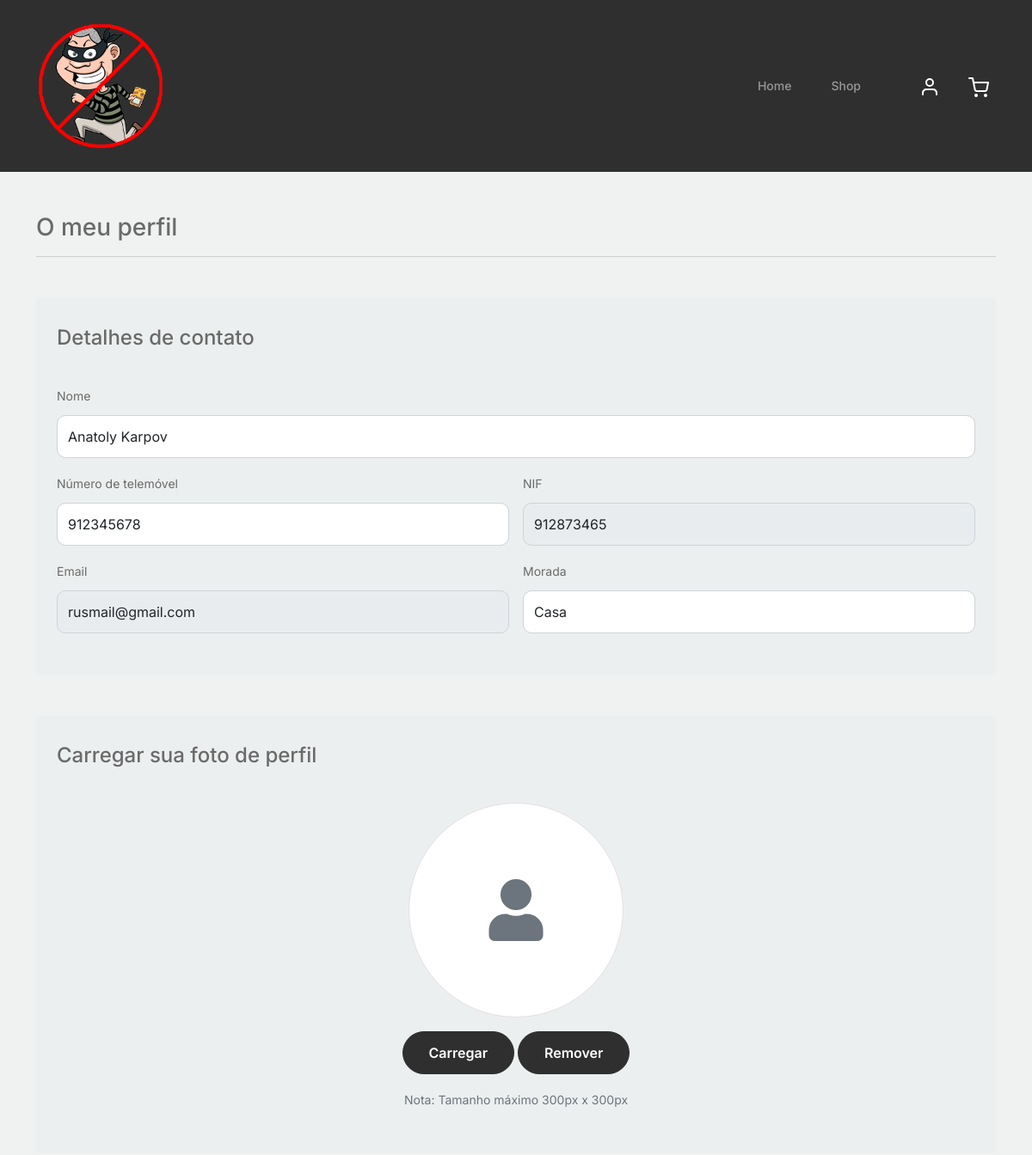
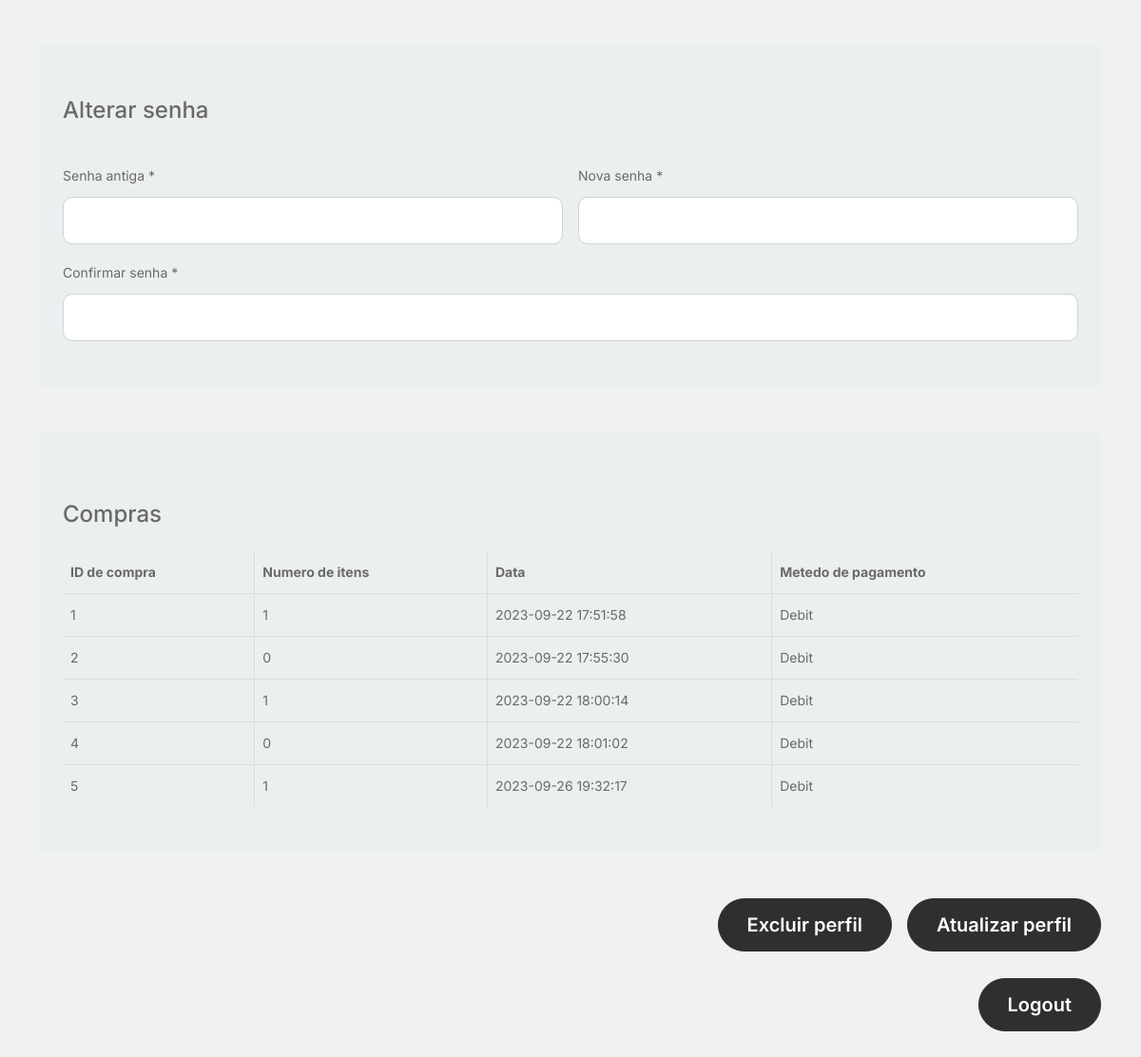
The app's page /Profile/index.php (signed in) with its own data (2 pictures, top to bottom).
### tables this page shows
CREATE TABLE `sells` (
  `S_ID` int(11) NOT NULL,
  `U_ID` int(11) NOT NULL,
  `date` datetime NOT NULL,
  `PaymentMethod` set('Debit','Credit','PayPal','Other') NOT NULL
);

### Profile/index.php (the view, shortened to what this page needs)
<!DOCTYPE html>
<?php
include '../notroubeitings/php/UsersDataHandler.php';
$user=$_SESSION['user'];
?>
<html lang="pt">
<head>
    <link rel="stylesheet" href="assets/css/style.css">
    <link rel="stylesheet" href="https://cdn.jsdelivr.net/npm/bootstrap@5.1.3/dist/css/bootstrap.min.css">
    <link rel="stylesheet" href="../notroubeitings/css/style.css">
</head>
<body>
<nav class="custom-navbar navbar navbar navbar-expand-md navbar-dark bg-dark" arial-label="Furni navigation bar">
    <div class="container">
        <a class="navbar-brand" href="../notroubeitings/index.php">
            <img src="../notroubeitings/images/logo.png" alt="Logo">
        </a>
        <div class="collapse navbar-collapse" id="navbarsFurni">
            <ul class="custom-navbar-nav navbar-nav ms-auto mb-2 mb-md-0">
                <li class="nav-item ">
                    <a class="nav-link" href="../notroubeitings/index.php">Home</a>
                </li>
                <li><a class="nav-link" href="../notroubeitings/shop.php">Shop</a></li>
            </ul>
            <ul class="custom-navbar-cta navbar-nav mb-2 mb-md-0 ms-5">
                <li><a class="nav-link" href="#"><img src="../notroubeitings/images/user.svg"></a></li>
                <li><a class="nav-link" href="../notroubeitings/cart.php"><img src="../notroubeitings/images/cart.svg"></a></li>
            </ul>
        </div>
    </div>
</nav>
<link rel="stylesheet" href="https://cdnjs.cloudflare.com/ajax/libs/font-awesome/5.13.1/css/all.min.css" />
<div class="container">
    <div class="row">
        <div class="col-12">
            <div class="my-5">
                <h3>O meu perfil</h3>
                <hr>
            </div>
            <form class="file-upload" method="post" action="../notroubeitings/php/updateprofile.php">
                <div class="row mb-5 gx-5">
                    <div class="col-xxl-8 mb-5 mb-xxl-0">
                        <div class="bg-secondary-soft px-4 py-5 rounded">
                            <div class="row g-3">
                                <h4 class="mb-4 mt-0">Detalhes de contato</h4>
                                <div class="col-md-12">
                                    <label class="form-label">Nome</label>
                                    <input name="name" type="text" class="form-control" placeholder="" aria-label="Primeiro nome" value="<?php echo $user->name;?>">
                                </div>
                                <div class="col-md-6">
                                    <label class="form-label">Número de telemóvel</label>
                                    <input name="tel" type="text" class="form-control" placeholder="" aria-label="Número de telefone" value="<?php echo $user->telephone;?>">
                                </div>
                                <div class="col-md-6">
                                    <label class="form-label">NIF</label>
                                    <input name="nif" readonly type="text" class="form-control" placeholder="" aria-label="Número de telemóvel" value="<?php echo $user->nif;?>">
                                </div>
                                <div class="col-md-6">
                                    <label for="inputEmail4" class="form-label">Email</label>
                                    <input name="email" type="email" readonly class="form-control" id="inputEmail4" value="<?php echo $user->email;?>">
                                </div>
                                <div class="col-md-6">
                                    <label class="form-label">Morada</label>
                                    <?php if($user->address=='NULL'){
                                        echo '<input name="address" type="text" class="form-control" placeholder="Não definido" aria-label="Número de telemóvel" value="">';
                                    }else
                                    {
                                        echo '<input name="address" type="text" class="form-control" placeholder="" aria-label="Número de telemóvel" value="'.$user->address.'">';
                                    }?>
                                </div>
                            </div>
                        </div>
                    </div>
                    <div class="col-xxl-4">
                        <div class="bg-secondary-soft px-4 py-5 rounded">
                            <div class="row g-3">
                                <h4 class="mb-4 mt-0">Carregar sua foto de perfil</h4>
                                <div class="text-center">
                                    <div class="square position-relative display-2 mb-3">
                                        <i class="fas fa-fw fa-user position-absolute top-50 start-50 translate-middle text-secondary"></i>
                                    </div>
                                    <label class="btn btn-success-soft btn-block" for="customFile">Carregar</label>
                                    <button type="button" class="btn btn-danger-soft">Remover</button>
                                    <p class="text-muted mt-3 mb-0"><span class="me-1">Nota:</span>Tamanho máximo 300px x 300px</p>
                                </div>
                            </div>
                        </div>
                    </div>
                </div>
                <div class="row mb-5 gx-5">
                    <div class="col-xxl-12">
                        <div class="bg-secondary-soft px-4 py-5 rounded">
                            <div class="row g-3">
                                <h4 class="my-4">Alterar senha</h4>
                                <div class="col-md-6">
                                    <label for="exampleInputPassword1" class="form-label">Senha antiga *</label>
                                    <input type="password" class="form-control" id="exampleInputPassword1">
                                </div>
                                <div class="col-md-6">
                                    <label for="exampleInputPassword2" class="form-label">Nova senha *</label>
                                    <input type="password" class="form-control" id="exampleInputPassword2">
                                </div>
                                <div class="col-md-12">
                                    <label for="exampleInputPassword3" class="form-label">Confirmar senha *</label>
                                    <input type="password" class="form-control" id="exampleInputPassword3">
                                </div>
                            </div>
                        </div>
                    </div>
                </div>
                <div class="row mb-5 gx-5">
                    <div class="col-xxl-12">
                        <div class="bg-secondary-soft px-4 py-5 rounded">
                            <h4 class="my-4">Compras</h4>
                        <?php
                        $userID = $_SESSION['user']->id;
                        $query = "SELECT s.S_ID, COUNT(i.I_ID) AS TotalItems, s.date, s.PaymentMethod
          FROM sells s
          LEFT JOIN itemsells i ON s.S_ID = i.S_ID
          WHERE s.U_ID = :userID
          GROUP BY s.S_ID, s.date, s.PaymentMethod";
                        $stmt = $conn->prepare($query);
                        $stmt->bindParam(':userID', $userID, PDO::PARAM_INT);
                        $stmt->execute();
                        echo "<table>";
                        echo "<thead>";
                        echo "<tr>";
                        echo "<th>ID de compra</th>";
                        echo "<th>Numero de itens</th>";
                        echo "<th>Data</th>";
                        echo "<th>Metedo de pagamento</th>";
                        echo "</tr>";
                        echo "</thead>";
                        echo "<tbody>";
                        $rows = $stmt->fetchAll(PDO::FETCH_ASSOC);
                        if (!empty($rows)) {
                            foreach ($rows as $row) {
                                echo "<tr>";
                                echo "<td>" . $row['S_ID'] . "</td>";
                                echo "<td>" . $row['TotalItems'] . "</td>";
                                echo "<td>" . $row['date'] . "</td>";
                                echo "<td>" . $row['PaymentMethod'] . "</td>";
                                echo "</tr>";
                            }
                        } else {
                            echo "<td colspan='4' class='no-border'>Nenhuma compra registrada.</td>";
                        }
                        echo "</tbody>";
                        echo "</table>";
                        ?>
                        </div>
                    </div>
                </div>
                <div class="gap-3 d-md-flex justify-content-md-end text-center">
                    <button type="button" class="btn btn-danger-soft btn-lg">Excluir perfil</button>
                    <button type="submit" class="btn btn-primary btn-lg">Atualizar perfil</button>
                </div>
            </form>
            <br>
                <div class="gap-3 d-md-flex justify-content-md-end text-center">
                    <button class="btn btn-warnings btn-lg" onclick="location.href='../notroubeitings/php/logout.php'">Logout</button>
                </div>
            <br>
        </div>
    </div>
</div>
</body>
</html>

### Profile/assets/css/style.css (style rules this page uses)
body { margin-top:20px; color: #9b9ca1; }
.bg-secondary-soft { background-color: rgba(208, 212, 217, 0.1) !important; }
.rounded { border-radius: 5px !important; }
.py-5 { padding-top: 3rem !important; padding-bottom: 3rem !important; }
.px-4 { padding-right: 1.5rem !important; padding-left: 1.5rem !important; }
.file-upload .square { height: 250px; width: 250px; margin: auto; vertical-align: middle; border: 1px solid #e5dfe4; background-color: #fff; border-radius: 50%; }
.text-secondary { --bs-text-opacity: 1; color: rgba(208, 212, 217, 0.5) !important; }
.btn-success-soft { color: #28a745; background-color: rgba(40, 167, 69, 0.1); }
.btn-danger-soft { color: #dc3545; background-color: rgba(220, 53, 69, 0.1); }
.btn-warnings { color: #dc3545; background-color: rgba(220, 53, 69, 0.1); }
.form-control { display: block; width: 100%; padding: 0.5rem 1rem; font-size: 0.9375rem; font-weight: 400; line-height: 1.6; color: #29292e; background-color: #fff; background-clip: padding-box; border: 1px solid #e5dfe4; -webkit-appearance: none; -moz-appearance: none; appearance: none; border-radius: 5px; -webkit-transition: border-color 0.15s ease-in-out, -webkit-box-shadow 0.15s ease-in-out; transition: border-color 0.15s ease-in-out, -webkit-box-shadow 0.15s ease-in-out; transition: border-color 0.15s ease-in-out, box-shadow 0.15s ease-in-out; transition: border-color 0.15s ease-in-out, box-shadow 0.15s ease-in-out, -webkit-box-shadow 0.15s ease-in-out; }
.container { width: 500px; }
.container table { width: 100%; border-collapse: collapse; }
.container th, .container td { text-align: left; padding: 8px; border-bottom: 1px solid #ddd; }
.container th, .container td { text-align: left; padding: 8px; border-bottom: 1px solid #ddd; border-right: 1px solid #ddd; }
.container tbody tr:last-child td { border-bottom: none; }
.container td:last-child { border-right: none; }
.container th:last-child { border-right: none; }

### notroubeitings/css/style.css (style rules this page uses)
body { overflow-x: hidden; position: relative; }
body { font-family: "Inter", sans-serif; font-weight: 400; line-height: 28px; color: #6a6a6a; font-size: 14px; background-color: #eff2f1; }
a { text-decoration: none; -webkit-transition: .3s all ease; -o-transition: .3s all ease; transition: .3s all ease; color: #2f2f2f; text-decoration: underline; }
.custom-navbar { background: #2f2f2f !important; padding-top: 20px; padding-bottom: 20px; }
.custom-navbar .navbar-brand { font-size: 32px; font-weight: 600; }
@media (min-width: 992px) { .custom-navbar .custom-navbar-nav li { margin-left: 15px; margin-right: 15px; } }
.custom-navbar .custom-navbar-nav li a { font-weight: 500; color: #ffffff !important; opacity: .5; -webkit-transition: .3s all ease; -o-transition: .3s all ease; transition: .3s all ease; position: relative; }
@media (min-width: 768px) { .custom-navbar .custom-navbar-nav li a:before { content: ""; position: absolute; bottom: 0; left: 8px; right: 8px; background: #255C99; height: 5px; opacity: 1; visibility: visible; width: 0; -webkit-transition: .15s all ease-out; -o-transition: .15s all ease-out; transition: .15s all ease-out; } }
.custom-navbar .custom-navbar-cta { margin-left: 0 !important; -webkit-box-orient: horizontal; -webkit-box-direction: normal; -ms-flex-direction: row; flex-direction: row; }
@media (min-width: 768px) { .custom-navbar .custom-navbar-cta { margin-left: 40px !important; } }
.custom-navbar .custom-navbar-cta li { margin-left: 0px; margin-right: 0px; }
.custom-navbar .custom-navbar-cta li:first-child { margin-right: 20px; }
.btn { font-weight: 600; padding: 12px 30px; border-radius: 30px; color: #ffffff; background: #2f2f2f; border-color: #2f2f2f; }
.btn.btn-primary { background: #2f2f2f; border-color: #2f2f2f; }
.container .navbar-brand img { width: 150px; height: 150px; max-width: 150px; max-height: 150px; }
.form-control { height: 50px; border-radius: 10px; font-family: "Inter", sans-serif; }

### records on screen
sells: S_ID "1", TotalItems "1", date "2023-09-22 17:51:58", PaymentMethod "Debit"
sells: S_ID "2", TotalItems "0", date "2023-09-22 17:55:30", PaymentMethod "Debit"
sells: S_ID "3", TotalItems "1", date "2023-09-22 18:00:14", PaymentMethod "Debit"
sells: S_ID "4", TotalItems "0", date "2023-09-22 18:01:02", PaymentMethod "Debit"
sells: S_ID "5", TotalItems "1", date "2023-09-26 19:32:17", PaymentMethod "Debit"
